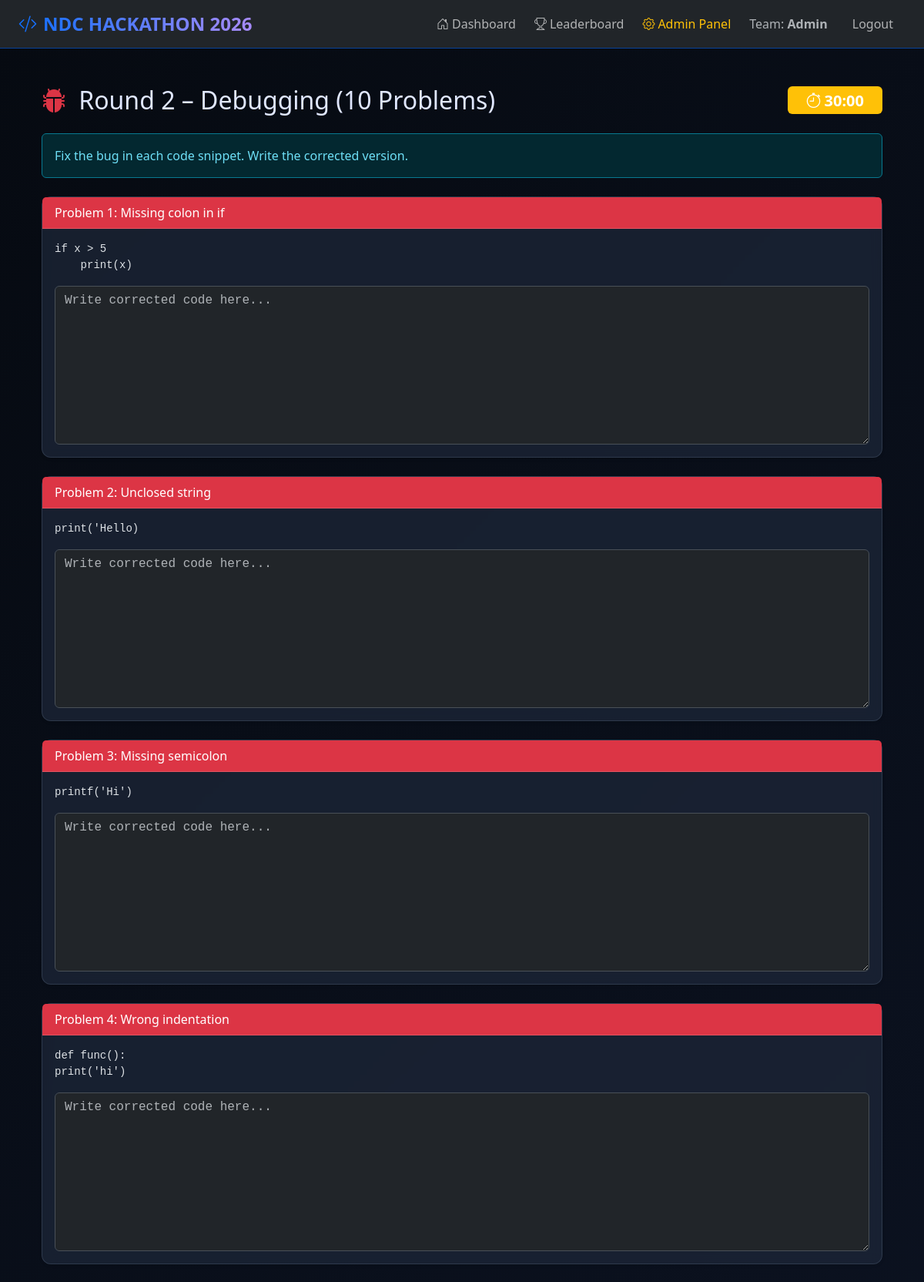
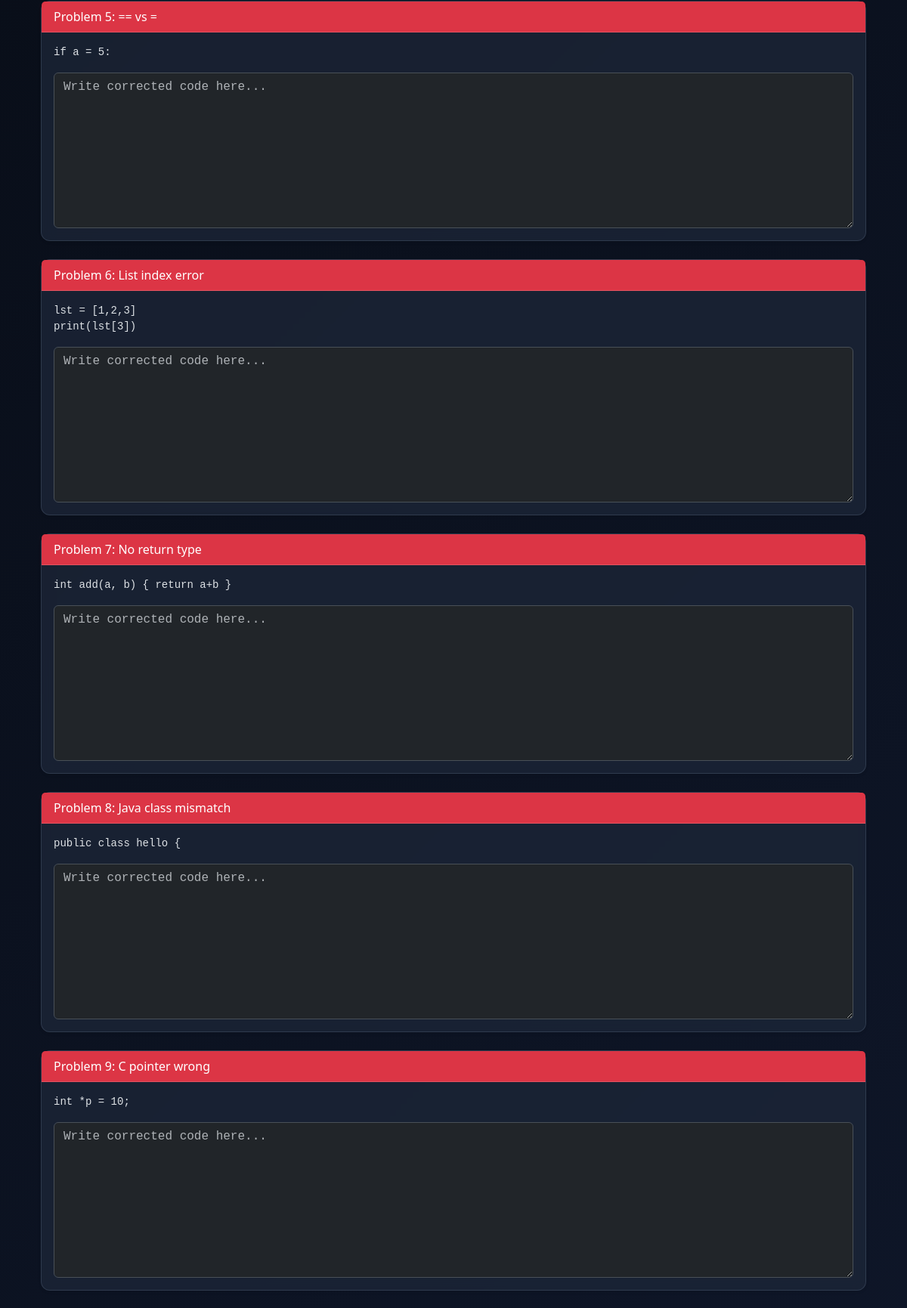
Page /debug (signed in, upper part) on the committed database (2 pictures, top to bottom).
### tables this page shows
CREATE TABLE users (
            id INTEGER PRIMARY KEY AUTOINCREMENT,
            username TEXT UNIQUE NOT NULL,
            password TEXT NOT NULL,
            team_name TEXT UNIQUE,
            is_admin INTEGER DEFAULT 0
        );

CREATE TABLE debug_questions (
            id INTEGER PRIMARY KEY AUTOINCREMENT,
            title TEXT,
            buggy_code TEXT,
            keywords TEXT
        );

### app.py (the view)
@app.route("/debug")
@login_required
def debug():
    with get_db() as db:
        items = [dict(row) for row in db.execute("SELECT id, title, buggy_code FROM debug_questions LIMIT 10").fetchall()]
    return render_template("debug.html", debug_items=items)

### app.py (called while the page is built)
def get_db():
    conn = sqlite3.connect(DB_PATH)
    conn.row_factory = sqlite3.Row
    return conn

@login_manager.user_loader
def load_user(user_id):
    with get_db() as db:
        row = db.execute("SELECT * FROM users WHERE id=?", (user_id,)).fetchone()
        if row:
            return User(row["id"], row["username"], row["is_admin"], row["team_name"])
    return None

### templates/debug.html (shortened to what this page needs)
{% extends "base.html" %}
{% block content %}
<div class="container mt-5">
  <div class="d-flex justify-content-between align-items-center mb-4">
    <h2 class="mb-0">
      <i class="bi bi-bug-fill text-danger me-2"></i>
      Round 2 – Debugging (10 Problems)
    </h2>
    <div class="badge bg-warning fs-5 px-4 py-2" id="timer">
      <i class="bi bi-stopwatch me-1"></i><span>30:00</span>
    </div>
  </div>
  <div class="alert alert-info mb-4">
    Fix the bug in each code snippet. Write the corrected version.
  </div>
  <form method="POST" action="{{ url_for('submit_debug') }}">
    {% for q in debug_items %}
    <div class="card mb-4 shadow-sm">
      <div class="card-header bg-danger text-white">
        Problem {{ loop.index }}: {{ q.title }}
      </div>
      <div class="card-body">
        <pre><code class="language-python hljs">{{ q.buggy_code | safe }}</code></pre>
        <textarea name="{{ q.id }}" class="form-control font-monospace mt-3" rows="8"
                  placeholder="Write corrected code here..." required></textarea>
      </div>
    </div>
    {% endfor %}
  </form>
</div>
{% endblock %}

### templates/base.html (shortened to what this page needs)
<!DOCTYPE html>
<html lang="en" data-bs-theme="dark">
<head>
  <link href="https://cdn.jsdelivr.net/npm/bootstrap@5.3.3/dist/css/bootstrap.min.css" rel="stylesheet">
  <link rel="stylesheet" href="https://cdn.jsdelivr.net/npm/bootstrap-icons@1.11.3/font/bootstrap-icons.min.css">
  <link rel="stylesheet" href="{{ url_for('static', filename='css/style.css') }}">
</head>
<body class="bg-body-tertiary">
  <nav class="navbar navbar-expand-lg bg-dark border-bottom border-primary-subtle">
    <div class="container-fluid px-4">
      <a class="navbar-brand fw-bold fs-4 text-info" href="{{ url_for('index') }}">
        <i class="bi bi-code-slash me-2"></i>NDC HACKATHON 2026
      </a>
      <div class="collapse navbar-collapse" id="navbarContent">
        <ul class="navbar-nav ms-auto align-items-center gap-2">
          {% if current_user.is_authenticated %}
            <li class="nav-item">
              <a class="nav-link" href="{{ url_for('dashboard') }}">
                <i class="bi bi-house-door me-1"></i>Dashboard
              </a>
            </li>
            <li class="nav-item">
              <a class="nav-link" href="{{ url_for('leaderboard') }}">
                <i class="bi bi-trophy me-1"></i>Leaderboard
              </a>
            </li>
            {% if current_user.is_admin %}
              <li class="nav-item">
                <a class="nav-link text-warning" href="{{ url_for('admin') }}">
                  <i class="bi bi-gear me-1"></i>Admin Panel
                </a>
              </li>
            {% endif %}
            <li class="nav-item">
              <span class="nav-link text-muted">Team: <strong>{{ current_user.team_name or current_user.username }}</strong></span>
            </li>
            <li class="nav-item">
              <a class="nav-link btn btn-outline-danger btn-sm px-3" href="{{ url_for('logout') }}">
                Logout
              </a>
            </li>
          {% endif %}
        </ul>
      </div>
    </div>
  </nav>
  <div class="container mt-4">
    {% block content %}{% endblock %}
  </div>
</body>
</html>

### static/css/style.css (style rules this page uses)
:root { --primary: #0d6efd; --dark: #0a0e17; --darker: #060a11; --light: #e0e7ff; }
body { background: linear-gradient(135deg, var(--darker), #0f172a); color: var(--light); font-family: 'Segoe UI', system-ui, sans-serif; }
.navbar-brand { background: linear-gradient(90deg, #0d6efd, #a78bfa); -webkit-background-clip: text; -webkit-text-fill-color: transparent; }
.card { background: rgba(30, 41, 59, 0.7); border: 1px solid rgba(100, 116, 139, 0.3); backdrop-filter: blur(8px); border-radius: 12px; }

### rows in the picture
users: team_name "Admin"
debug_questions: title "Missing colon in if", buggy_code "if x > 5 print(x)", id "Write corrected code here..."
debug_questions: title "Unclosed string", buggy_code "print('Hello)", id "Write corrected code here..."
debug_questions: title "Missing semicolon", buggy_code "printf('Hi')", id "Write corrected code here..."
debug_questions: title "Wrong indentation", buggy_code "def func(): print('hi')", id "Write corrected code here..."
debug_questions: title "== vs =", buggy_code "if a = 5:", id "Write corrected code here..."
debug_questions: title "List index error", buggy_code "lst = [1,2,3] print(lst[3])", id "Write corrected code here..."
debug_questions: title "No return type", buggy_code "int add(a, b) { return a+b }", id "Write corrected code here..."
debug_questions: title "Java class mismatch", buggy_code "public class hello {", id "Write corrected code here..."
debug_questions: title "C pointer wrong", buggy_code "int *p = 10;", id "Write corrected code here..."
